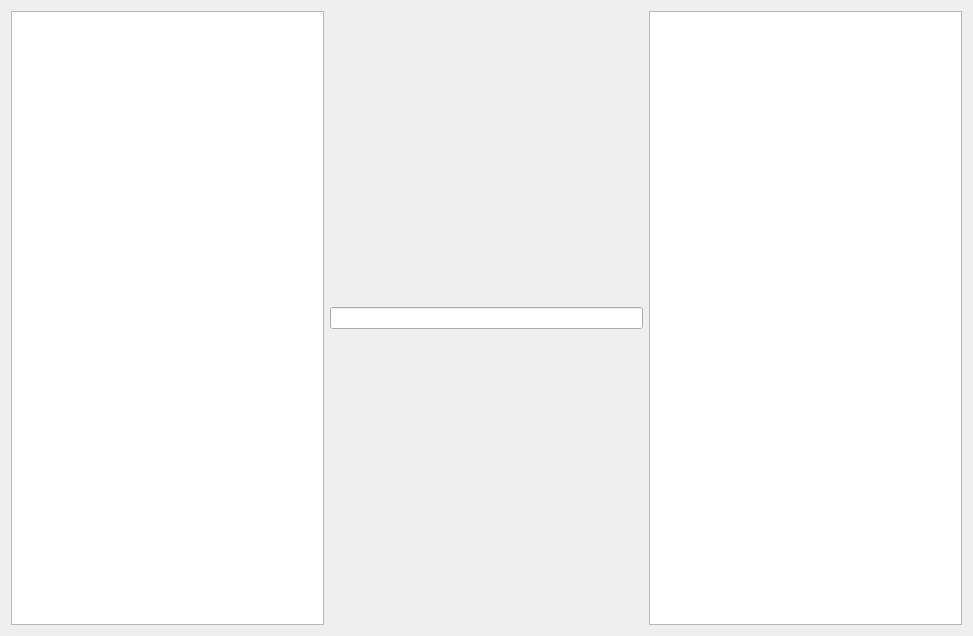
<?xml version="1.0" encoding="UTF-8"?>
<ui version="4.0">
 <class>vvoddannie</class>
 <widget class="QWidget" name="vvoddannie">
  <property name="geometry">
   <rect>
    <x>0</x>
    <y>0</y>
    <width>973</width>
    <height>636</height>
   </rect>
  </property>
  <property name="windowTitle">
   <string>Form</string>
  </property>
  <layout class="QGridLayout" name="gridLayout">
   <item row="0" column="0">
    <widget class="QTableWidget" name="tableWidget">
     <property name="alternatingRowColors">
      <bool>true</bool>
     </property>
    </widget>
   </item>
   <item row="0" column="1">
    <widget class="QLineEdit" name="lineEdit"/>
   </item>
   <item row="0" column="2">
    <widget class="QTableWidget" name="tableWidget_2">
     <property name="alternatingRowColors">
      <bool>true</bool>
     </property>
    </widget>
   </item>
  </layout>
 </widget>
 <resources/>
 <connections/>
</ui>
